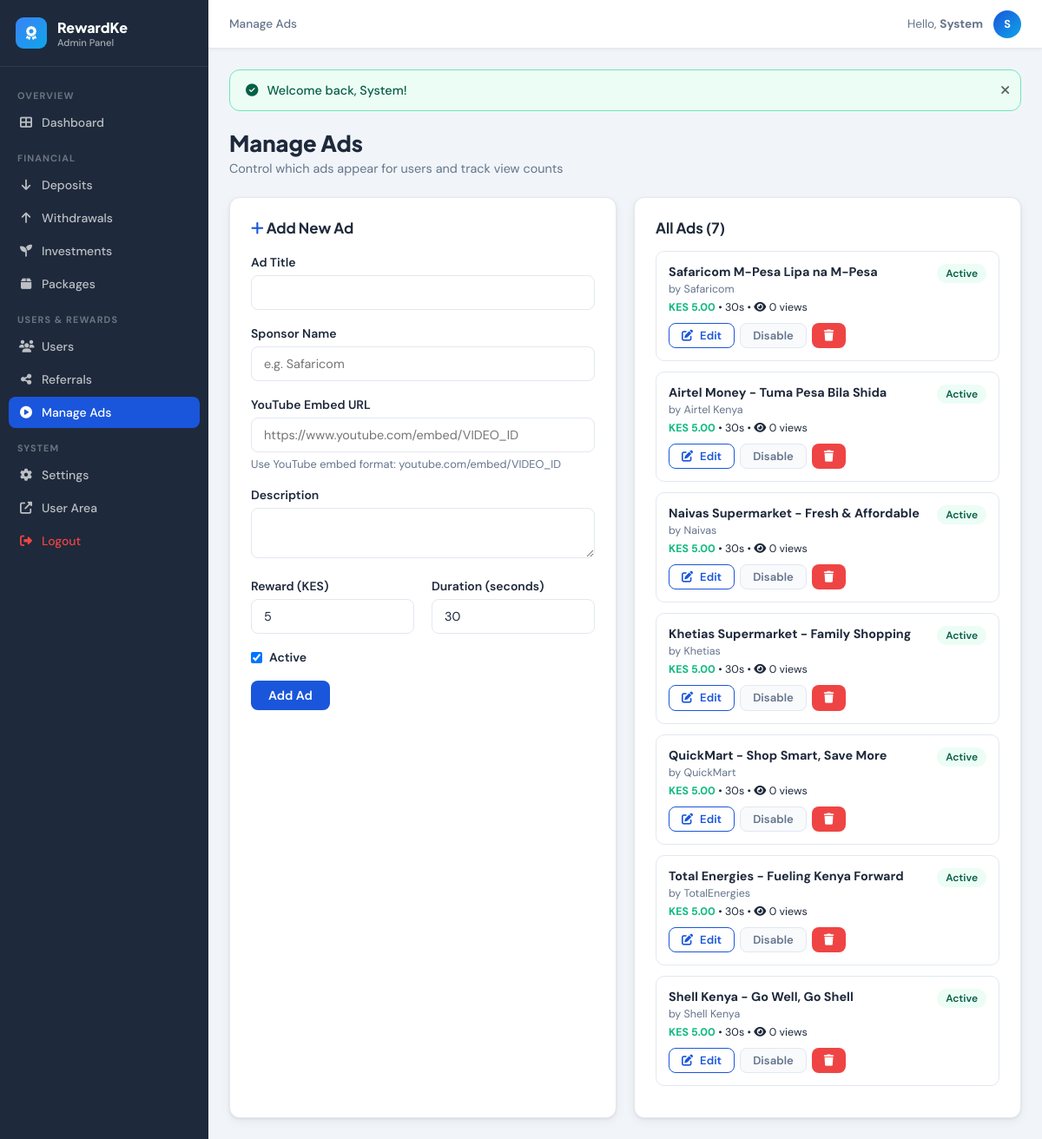
Screenshot of /admin/ads.php (signed in) with the database file from the repository.
### tables this page shows
CREATE TABLE IF NOT EXISTS users (
    id INT AUTO_INCREMENT PRIMARY KEY,
    full_name VARCHAR(100) NOT NULL,
    email VARCHAR(150) UNIQUE NOT NULL,
    phone VARCHAR(20) UNIQUE NOT NULL,
    password VARCHAR(255) NOT NULL,
    referral_code VARCHAR(20) UNIQUE NOT NULL,
    referred_by INT NULL,
    wallet_balance DECIMAL(12,2) DEFAULT 0.00,
    total_earned DECIMAL(12,2) DEFAULT 0.00,
    total_withdrawn DECIMAL(12,2) DEFAULT 0.00,
    status ENUM('active','suspended','pending') DEFAULT 'active',
    is_admin TINYINT(1) DEFAULT 0,
    avatar VARCHAR(255) DEFAULT NULL,
    created_at TIMESTAMP DEFAULT CURRENT_TIMESTAMP,
    updated_at TIMESTAMP DEFAULT CURRENT_TIMESTAMP ON UPDATE CURRENT_TIMESTAMP,
    FOREIGN KEY (referred_by) REFERENCES users(id) ON DELETE SET NULL
);

CREATE TABLE IF NOT EXISTS ads (
    id INT AUTO_INCREMENT PRIMARY KEY,
    title VARCHAR(150) NOT NULL,
    description TEXT,
    sponsor VARCHAR(100) NOT NULL,
    video_url VARCHAR(500) NOT NULL,
    thumbnail VARCHAR(255) NULL,
    reward_amount DECIMAL(8,2) DEFAULT 5.00,
    duration_seconds INT DEFAULT 30,
    is_active TINYINT(1) DEFAULT 1,
    views_count INT DEFAULT 0,
    created_at TIMESTAMP DEFAULT CURRENT_TIMESTAMP
);

### includes/config.php (called while the page is built, shortened)
<?php
function getDB() {
    static $pdo = null;
    if ($pdo === null) {
        try {
            $dsn = "mysql:host=" . DB_HOST . ";port=" . DB_PORT . ";dbname=" . DB_NAME . ";charset=" . DB_CHARSET;
            $options = [
                PDO::ATTR_ERRMODE            => PDO::ERRMODE_EXCEPTION,
                PDO::ATTR_DEFAULT_FETCH_MODE => PDO::FETCH_ASSOC,
                PDO::ATTR_EMULATE_PREPARES   => false,
            ];
            $pdo = new PDO($dsn, DB_USER, DB_PASS, $options);
        } catch (PDOException $e) {
            die('<div style="font-family:Arial;padding:20px;background:#fee;border:1px solid #f00;margin:20px;border-radius:8px;"><strong>Database Error:</strong> ' . htmlspecialchars($e->getMessage()) . '<br><small>Check your database settings in includes/config.php</small></div>');
        }
    }
    return $pdo;
}
function getCurrentUser() {
    $db = getDB();
    $stmt = $db->prepare("SELECT * FROM users WHERE id = ?");
    $stmt->execute([$_SESSION['user_id']]);
    return $stmt->fetch();
}
function sanitize($input) {
    return htmlspecialchars(strip_tags(trim($input)), ENT_QUOTES, 'UTF-8');
}
function getFlash() {
    if (isset($_SESSION['flash_msg'])) {
        $msg = $_SESSION['flash_msg'];
        $type = $_SESSION['flash_type'] ?? 'info';
        return ['msg' => $msg, 'type' => $type];
    }
    return null;
}

### admin/ads.php (the view, shortened to what this page needs)
<?php
require_once '../includes/config.php';
$db = getDB();
$editAd = null;
$ads = $db->query("SELECT a.*, (SELECT COUNT(*) FROM ad_views WHERE ad_id=a.id) as total_views FROM ads a ORDER BY a.created_at DESC")->fetchAll();
$pageTitle = 'Manage Ads';
include 'includes/admin_header.php';
?>
<div class="page-header">
    <h1>Manage Ads</h1>
    <p>Control which ads appear for users and track view counts</p>
</div>
<div class="grid-2">
    <div class="card">
        <div class="card-title" style="margin-bottom:20px;">
            <i class="fas fa-<?php echo $editAd ? 'edit' : 'plus'; ?>" style="color:var(--primary);"></i>
            <?php echo $editAd ? 'Edit Ad' : 'Add New Ad'; ?>
        </div>
        <form method="POST">
            <div class="form-group">
                <label class="form-label">Ad Title</label>
                <input type="text" name="title" class="form-control" value="<?php echo sanitize($editAd['title'] ?? ''); ?>" required>
            </div>
            <div class="form-group">
                <label class="form-label">Sponsor Name</label>
                <input type="text" name="sponsor" class="form-control" placeholder="e.g. Safaricom" value="<?php echo sanitize($editAd['sponsor'] ?? ''); ?>" required>
            </div>
            <div class="form-group">
                <label class="form-label">YouTube Embed URL</label>
                <input type="url" name="video_url" class="form-control" placeholder="https://www.youtube.com/embed/VIDEO_ID" value="<?php echo sanitize($editAd['video_url'] ?? ''); ?>" required>
                <div class="form-text">Use YouTube embed format: youtube.com/embed/VIDEO_ID</div>
            </div>
            <div class="form-group">
                <label class="form-label">Description</label>
                <textarea name="description" class="form-control" rows="2"><?php echo sanitize($editAd['description'] ?? ''); ?></textarea>
            </div>
            <div class="grid-2">
                <div class="form-group">
                    <label class="form-label">Reward (KES)</label>
                    <input type="number" name="reward_amount" class="form-control" value="<?php echo $editAd['reward_amount'] ?? 5; ?>" step="0.5" min="0.5" required>
                </div>
                <div class="form-group">
                    <label class="form-label">Duration (seconds)</label>
                    <input type="number" name="duration_seconds" class="form-control" value="<?php echo $editAd['duration_seconds'] ?? 30; ?>" min="5" required>
                </div>
            </div>
            <div class="form-group">
                <label style="display:flex;align-items:center;gap:8px;cursor:pointer;">
                    <input type="checkbox" name="is_active" <?php echo (!$editAd || $editAd['is_active']) ? 'checked' : ''; ?>>
                    <span class="form-label" style="margin:0;">Active</span>
                </label>
            </div>
            <div style="display:flex;gap:10px;">
                <button type="submit" class="btn btn-primary"><?php echo $editAd ? 'Update Ad' : 'Add Ad'; ?></button>
            </div>
        </form>
    </div>
    <div class="card">
        <div class="card-title" style="margin-bottom:16px;">All Ads (<?php echo count($ads); ?>)</div>
        <?php foreach ($ads as $ad): ?>
        <div style="border:1px solid var(--border);border-radius:10px;padding:14px;margin-bottom:12px;background:<?php echo $ad['is_active']?'white':'var(--bg)'; ?>;">
            <div style="display:flex;justify-content:space-between;align-items:flex-start;gap:8px;">
                <div style="flex:1;min-width:0;">
                    <div style="font-weight:700;font-size:0.9rem;"><?php echo sanitize($ad['title']); ?></div>
                    <div style="font-size:0.78rem;color:var(--gray);margin:3px 0;">by <?php echo sanitize($ad['sponsor']); ?></div>
                    <div style="font-size:0.78rem;margin-top:5px;">
                        <span style="color:var(--success);font-weight:700;">KES <?php echo $ad['reward_amount']; ?></span> &bull;
                        <?php echo $ad['duration_seconds']; ?>s &bull;
                        <i class="fas fa-eye"></i> <?php echo number_format($ad['total_views']); ?> views
                    </div>
                </div>
                <span class="status-badge status-<?php echo $ad['is_active']?'active':'suspended'; ?>"><?php echo $ad['is_active']?'Active':'Off'; ?></span>
            </div>
            <div style="display:flex;gap:6px;margin-top:10px;flex-wrap:wrap;">
                <a href="?edit=<?php echo $ad['id']; ?>" class="btn btn-outline btn-sm"><i class="fas fa-edit"></i> Edit</a>
                <a href="?toggle=1&id=<?php echo $ad['id']; ?>" class="btn btn-gray btn-sm"><?php echo $ad['is_active']?'Disable':'Enable'; ?></a>
                <a href="?delete=1&id=<?php echo $ad['id']; ?>" class="btn btn-danger btn-sm" data-confirm="Delete this ad permanently?"><i class="fas fa-trash"></i></a>
            </div>
        </div>
        <?php endforeach; ?>
    </div>
</div>
<?php include 'includes/admin_footer.php'; ?>

### admin/includes/admin_header.php (shortened to what this page needs)
<?php
$flash = getFlash();
$adminUser = getCurrentUser();
?>
<!DOCTYPE html>
<html lang="en">
<head>
    <link rel="stylesheet" href="https://cdnjs.cloudflare.com/ajax/libs/font-awesome/6.5.0/css/all.min.css">
    <link rel="stylesheet" href="<?php echo SITE_URL; ?>/assets/css/style.css">
    <link rel="stylesheet" href="<?php echo SITE_URL; ?>/assets/css/admin.css">
</head>
<body class="admin-body">
<div class="admin-layout">
    <aside class="admin-sidebar" id="adminSidebar">
        <div class="sidebar-brand">
            <span class="brand-icon"><i class="fas fa-award"></i></span>
            <div>
                <div class="brand-text"><?php echo SITE_NAME; ?></div>
                <div style="font-size:0.7rem;opacity:.6;font-weight:500;">Admin Panel</div>
            </div>
        </div>
        <nav class="sidebar-nav">
            <div class="nav-section-label">Overview</div>
            <a href="<?php echo SITE_URL; ?>/admin/" class="sidebar-link <?php echo basename($_SERVER['PHP_SELF'])=='index.php'?'active':''; ?>"><i class="fas fa-th-large"></i> Dashboard</a>
            <div class="nav-section-label">Financial</div>
            <a href="<?php echo SITE_URL; ?>/admin/deposits.php" class="sidebar-link <?php echo basename($_SERVER['PHP_SELF'])=='deposits.php'?'active':''; ?>">
                <i class="fas fa-arrow-down"></i> Deposits
            </a>
            <a href="<?php echo SITE_URL; ?>/admin/withdrawals.php" class="sidebar-link <?php echo basename($_SERVER['PHP_SELF'])=='withdrawals.php'?'active':''; ?>">
                <i class="fas fa-arrow-up"></i> Withdrawals
            </a>
            <a href="<?php echo SITE_URL; ?>/admin/investments.php" class="sidebar-link <?php echo basename($_SERVER['PHP_SELF'])=='investments.php'?'active':''; ?>"><i class="fas fa-seedling"></i> Investments</a>
            <a href="<?php echo SITE_URL; ?>/admin/packages.php" class="sidebar-link <?php echo basename($_SERVER['PHP_SELF'])=='packages.php'?'active':''; ?>"><i class="fas fa-box"></i> Packages</a>
            <div class="nav-section-label">Users & Rewards</div>
            <a href="<?php echo SITE_URL; ?>/admin/users.php" class="sidebar-link <?php echo basename($_SERVER['PHP_SELF'])=='users.php'?'active':''; ?>"><i class="fas fa-users"></i> Users</a>
            <a href="<?php echo SITE_URL; ?>/admin/referrals.php" class="sidebar-link <?php echo basename($_SERVER['PHP_SELF'])=='referrals.php'?'active':''; ?>"><i class="fas fa-share-alt"></i> Referrals</a>
            <a href="<?php echo SITE_URL; ?>/admin/ads.php" class="sidebar-link <?php echo basename($_SERVER['PHP_SELF'])=='ads.php'?'active':''; ?>"><i class="fas fa-play-circle"></i> Manage Ads</a>
            <div class="nav-section-label">System</div>
            <a href="<?php echo SITE_URL; ?>/admin/settings.php" class="sidebar-link <?php echo basename($_SERVER['PHP_SELF'])=='settings.php'?'active':''; ?>"><i class="fas fa-cog"></i> Settings</a>
            <a href="<?php echo SITE_URL; ?>/dashboard.php" class="sidebar-link"><i class="fas fa-external-link-alt"></i> User Area</a>
            <a href="<?php echo SITE_URL; ?>/logout.php" class="sidebar-link" style="color:#ef4444;" data-confirm="Logout?"><i class="fas fa-sign-out-alt"></i> Logout</a>
        </nav>
    </aside>
    <div class="admin-main">
        <div class="admin-topbar">
            <div style="font-size:0.85rem;color:var(--gray);font-weight:500;"><?php echo isset($pageTitle) ? sanitize($pageTitle) : 'Admin'; ?></div>
            <div style="margin-left:auto;display:flex;align-items:center;gap:12px;">
                <span style="font-size:0.85rem;color:var(--gray);">Hello, <strong><?php echo sanitize(explode(' ', $adminUser['full_name'])[0]); ?></strong></span>
                <div style="width:32px;height:32px;background:linear-gradient(135deg,var(--primary),var(--secondary));border-radius:50%;display:flex;align-items:center;justify-content:center;color:white;font-weight:700;font-size:0.8rem;"><?php echo strtoupper(substr($adminUser['full_name'],0,1)); ?></div>
            </div>
        </div>
        <div class="admin-content">
        <?php if ($flash): ?>
        <div class="flash-alert flash-<?php echo $flash['type']; ?>" id="flashAlert">
            <i class="fas fa-<?php echo $flash['type']==='success'?'check-circle':($flash['type']==='danger'?'times-circle':'info-circle'); ?>"></i>
            <?php echo sanitize($flash['msg']); ?>
            <button class="flash-close" onclick="this.parentElement.remove()"><i class="fas fa-times"></i></button>
        </div>
        <?php endif; ?>

### assets/css/style.css (style rules this page uses)
:root { --primary: #1a56db; --primary-dark: #1240a8; --primary-light: #3b82f6; --primary-xlight: #eff6ff; --secondary: #0ea5e9; --accent: #f59e0b; --success: #10b981; --danger: #ef4444; --warning: #f59e0b; --info: #06b6d4; --dark: #1e293b; --gray: #64748b; --gray-light: #94a3b8; --bg: #f8fafc; --bg-card: #ffffff; --border: #e2e8f0; --border-light: #f1f5f9; --text: #1e293b; --text-muted: #64748b; --shadow: 0 1px 3px rgba(0,0,0,.08), 0 4px 12px rgba(0,0,0,.05); --shadow-md: 0 4px 16px rgba(0,0,0,.10); --shadow-lg: 0 8px 32px rgba(0,0,0,.12); --radius: 12px; --radius-sm: 8px; --radius-lg: 16px; --font: 'Plus Jakarta Sans', sans-serif; --font-body: 'DM Sans', sans-serif; --transition: all 0.2s ease; }
* { margin: 0; padding: 0; box-sizing: border-box; }
html { scroll-behavior: smooth; }
body { font-family: var(--font-body); background: var(--bg); color: var(--text); min-height: 100vh; display: flex; flex-direction: column; }
a { color: var(--primary); text-decoration: none; transition: var(--transition); }
.brand-icon { width: 36px; height: 36px; background: linear-gradient(135deg, var(--primary), var(--secondary)); border-radius: 9px; display: flex; align-items: center; justify-content: center; color: white; font-size: 1rem; }
.flash-alert { display: flex; align-items: center; gap: 10px; padding: 14px 18px; border-radius: var(--radius); margin-bottom: 20px; font-size: 0.9rem; font-weight: 500; animation: slideInDown 0.3s ease; position: relative; }
.flash-success { background: #ecfdf5; border: 1px solid #6ee7b7; color: #065f46; }
.flash-close { position: absolute; right: 12px; background: none; border: none; cursor: pointer; font-size: 0.9rem; opacity: 0.6; }
.card { background: var(--bg-card); border: 1px solid var(--border); border-radius: var(--radius); padding: 24px; box-shadow: var(--shadow); }
.card-title { font-family: var(--font); font-weight: 700; font-size: 1.05rem; color: var(--dark); }
.btn { display: inline-flex; align-items: center; justify-content: center; gap: 8px; padding: 10px 20px; border-radius: var(--radius-sm); font-family: var(--font-body); font-size: 0.9rem; font-weight: 600; border: none; cursor: pointer; transition: var(--transition); text-decoration: none; line-height: 1; }
.btn-primary { background: var(--primary); color: white; }
.btn-danger { background: var(--danger); color: white; }
.btn-outline { background: transparent; color: var(--primary); border: 1.5px solid var(--primary); }
.btn-gray { background: var(--bg); color: var(--gray); border: 1px solid var(--border); }
.btn-sm { padding: 7px 14px; font-size: 0.82rem; }
.form-group { margin-bottom: 18px; }
.form-label { display: block; font-size: 0.875rem; font-weight: 600; color: var(--dark); margin-bottom: 6px; }
.form-control { width: 100%; padding: 10px 14px; border: 1.5px solid var(--border); border-radius: var(--radius-sm); font-family: var(--font-body); font-size: 0.9rem; color: var(--text); background: white; transition: var(--transition); outline: none; }
.form-text { font-size: 0.8rem; color: var(--gray); margin-top: 5px; }
.status-badge { display: inline-flex; align-items: center; gap: 4px; padding: 3px 10px; border-radius: 20px; font-size: 0.75rem; font-weight: 600; }
.status-active, .status-approved, .status-credited, .status-completed { background: #ecfdf5; color: #065f46; }
.page-header { margin-bottom: 24px; }
.page-header h1 { font-family: var(--font); font-size: 1.6rem; font-weight: 800; color: var(--dark); }
.page-header p { color: var(--gray); margin-top: 4px; font-size: 0.9rem; }
.grid-2 { display: grid; grid-template-columns: 1fr 1fr; gap: 20px; }

### rows the page displays
users: full_name "System", full_name "S"
ads: title "Safaricom M-Pesa Lipa na M-Pesa", sponsor "Safaricom", reward_amount "5.00", duration_seconds "30", total_views "0", is_active "Active"
ads: title "Airtel Money - Tuma Pesa Bila Shida", sponsor "Airtel Kenya", reward_amount "5.00", duration_seconds "30", total_views "0", is_active "Active"
ads: title "Naivas Supermarket - Fresh & Affordable", sponsor "Naivas", reward_amount "5.00", duration_seconds "30", total_views "0", is_active "Active"
ads: title "Khetias Supermarket - Family Shopping", sponsor "Khetias", reward_amount "5.00", duration_seconds "30", total_views "0", is_active "Active"
ads: title "QuickMart - Shop Smart, Save More", sponsor "QuickMart", reward_amount "5.00", duration_seconds "30", total_views "0", is_active "Active"
ads: title "Total Energies - Fueling Kenya Forward", sponsor "TotalEnergies", reward_amount "5.00", duration_seconds "30", total_views "0", is_active "Active"
ads: title "Shell Kenya - Go Well, Go Shell", sponsor "Shell Kenya", reward_amount "5.00", duration_seconds "30", total_views "0", is_active "Active"

### other values shown
SITE_NAME "RewardKe"
$pageTitle "Manage Ads"
$flash['msg'] "Welcome back, System!"
count($ads) "7"
